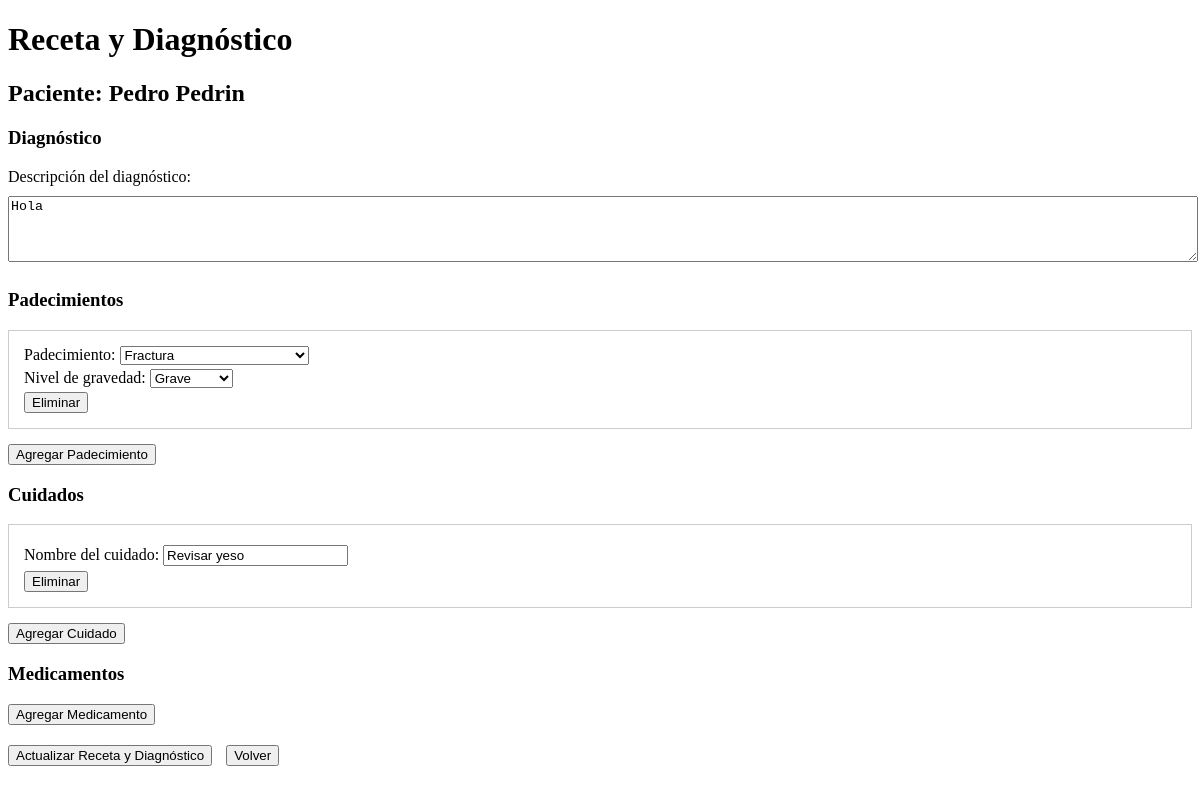
/doctor/receta-paciente/1/ (signed in), run on the app's committed database.
### usuarioJefa/models.py (models this page shows, shortened)
class Paciente(models.Model):
    SEXO_CHOICES = [
        ('M', 'Masculino'),
        ('F', 'Femenino'),
    ]
    ESTADO_CHOICES = [
        ('ACTIVO', 'Activo'),
        ('INACTIVO', 'Inactivo'),
    ]
    nombres = models.CharField(max_length=100)
    apellidos = models.CharField(max_length=100)
    fecha_nacimiento = models.DateField()
    sexo = models.CharField(max_length=1, choices=SEXO_CHOICES)
    num_seguridad_social = models.CharField(max_length=20, unique=True)
    fecha_ingreso = models.DateTimeField(default=timezone.now)
    estado = models.CharField(max_length=10, choices=ESTADO_CHOICES, default='ACTIVO')
    area = models.ForeignKey(AreaEspecialidad, on_delete=models.PROTECT)
    doctor_actual = models.ForeignKey(
        Usuarios,
        on_delete=models.SET_NULL,
        null=True,
        related_name='pacientes_doctor',
        limit_choices_to={'tipoUsuario': 'DR'}
    )
    enfermero_actual = models.ForeignKey(
        Usuarios,
        on_delete=models.SET_NULL,
        null=True,
        related_name='pacientes_enfermero',
        limit_choices_to={'tipoUsuario': 'EN'}
    )
    hospital_origen = models.ForeignKey(Hospital, on_delete=models.SET_NULL, null=True, blank=True)
    esta_activo = models.BooleanField(default=True)
    fecha_alta = models.DateTimeField(null=True, blank=True)

### usuarioDoctor/models.py (models this page shows, shortened)
class Diagnostico(models.Model):
    NIVELES_GRAVEDAD = [
        (1, 'Leve'),
        (2, 'Moderado'),
        (3, 'Grave')
    ]
    paciente = models.ForeignKey(Paciente, on_delete=models.CASCADE, related_name='diagnosticos')
    doctor = models.ForeignKey(
        Usuarios,
        on_delete=models.PROTECT,
        limit_choices_to={'tipoUsuario': 'DR'}
    )
    descripcion = models.TextField()
    cuidados_especificos = models.TextField()
    fecha_creacion = models.DateTimeField(auto_now_add=True)
    fecha_modificacion = models.DateTimeField(auto_now=True)
    aprobado_por_jefa = models.BooleanField(default=False)
    activo = models.BooleanField(default=True)
    class Meta:
        ordering = ['-fecha_creacion']

class RecetaPadecimiento(models.Model):
    receta = models.ForeignKey(Receta, on_delete=models.CASCADE, related_name='padecimientos')
    padecimiento = models.ForeignKey(Padecimiento, on_delete=models.PROTECT)
    nivel_gravedad = models.IntegerField(choices=Diagnostico.NIVELES_GRAVEDAD)

class Padecimiento(models.Model):
    nombre = models.CharField(max_length=200)
    descripcion = models.TextField(null=True, blank=True)
    activo = models.BooleanField(default=True)  # Para poder desactivar padecimientos sin eliminarlos
    class Meta:
        ordering = ['nombre']  # Para que aparezcan ordenados alfabéticamente

class RecetaCuidado(models.Model):
    receta = models.ForeignKey(Receta, on_delete=models.CASCADE, related_name='cuidados')
    cuidado = models.ForeignKey(Cuidado, on_delete=models.PROTECT)
    completado = models.BooleanField(default=False)
    fecha_completado = models.DateTimeField(null=True, blank=True)
    completado_por = models.ForeignKey(
        'login.Usuarios',
        null=True,
        blank=True,
        on_delete=models.SET_NULL,
        limit_choices_to={'tipoUsuario': 'EN'}
    )

class Cuidado(models.Model):
    nombre = models.CharField(max_length=200)
    class Meta:
        verbose_name = 'Cuidado'
        verbose_name_plural = 'Cuidados'

### usuarioDoctor/views.py (the view, shortened to what this page needs)
@login_required
def receta_paciente(request, paciente_id):
    paciente = get_object_or_404(Paciente, id=paciente_id)
    receta_actual = Receta.objects.filter(
        paciente=paciente,
        activa=True
    ).select_related('diagnostico').first()
    context = {
        'paciente': paciente,
        'medicamentos': Medicamento.objects.filter(cantidad_disponible__gt=0),
        'niveles_gravedad': Diagnostico.NIVELES_GRAVEDAD,
        'receta_actual': receta_actual,
        'padecimientos_disponibles': Padecimiento.objects.filter(activo=True)  # Añadido
    }
    if receta_actual:
        context.update({
            'padecimientos': RecetaPadecimiento.objects.filter(receta=receta_actual).select_related('padecimiento'),
            'cuidados': RecetaCuidado.objects.filter(receta=receta_actual).select_related('cuidado'),
            'detalles_medicamentos': DetalleReceta.objects.filter(receta=receta_actual).select_related('medicamento'),
            'diagnostico': receta_actual.diagnostico,
        })
    return render(request, 'usuarioDoctor/receta_paciente.html', context)

### usuarioDoctor/templates/usuarioDoctor/Receta_paciente.html (shortened to what this page needs)
<!DOCTYPE html>
<html lang="es">
<head>
</head>
<body>
    <h1>Receta y Diagnóstico</h1>
    <h2>Paciente: {{ paciente.nombres }} {{ paciente.apellidos }}</h2>
    <form method="POST" id="recetaForm">
        <div class="seccion-diagnostico">
            <h3>Diagnóstico</h3>
            <div>
                <label for="descripcion">Descripción del diagnóstico:</label><br>
                <textarea name="descripcion_diagnostico" id="descripcion" rows="4" required>{% if diagnostico %}{{ diagnostico.descripcion }}{% endif %}</textarea>
            </div>
        </div>
<div class="seccion-padecimientos">
    <h3>Padecimientos</h3>
    <div id="padecimientos-container">
        {% if padecimientos %}
            {% for padecimiento in padecimientos %}
                <div class="padecimiento-row">
                    <div>
                        <label>Padecimiento:</label>
                        <select name="padecimientos[]" required>
                            {% for pad in padecimientos_disponibles %}
                                <option value="{{ pad.id }}" {% if pad.id == padecimiento.padecimiento.id %}selected{% endif %}>
                                    {{ pad.nombre }}
                                </option>
                            {% endfor %}
                        </select>
                    </div>
                    <div>
                        <label>Nivel de gravedad:</label>
                        <select name="niveles_gravedad[]" required>
                            {% for nivel in niveles_gravedad %}
                                <option value="{{ nivel.0 }}" {% if nivel.0 == padecimiento.nivel_gravedad %}selected{% endif %}>
                                    {{ nivel.1 }}
                                </option>
                            {% endfor %}
                        </select>
                    </div>
                    <button type="button" onclick="eliminarPadecimiento(this)">Eliminar</button>
                </div>
            {% endfor %}
        {% endif %}
    </div>
    <button type="button" onclick="agregarPadecimiento()">Agregar Padecimiento</button>
</div>
        <div class="seccion-cuidados">
            <h3>Cuidados</h3>
            <div id="cuidados-container">
                {% if cuidados %}
                    {% for cuidado in cuidados %}
                        <div class="cuidado-row">
                            <div>
                                <label>Nombre del cuidado:</label>
                                <input type="text" name="cuidados[]" required value="{{ cuidado.cuidado.nombre }}">
                            </div>
                            <button type="button" onclick="eliminarCuidado(this)">Eliminar</button>
                        </div>
                    {% endfor %}
                {% endif %}
            </div>
            <button type="button" onclick="agregarCuidado()">Agregar Cuidado</button>
        </div>
        <div class="seccion-medicamentos">
            <h3>Medicamentos</h3>
            <button type="button" onclick="agregarMedicamento()">Agregar Medicamento</button>
        </div>
        <div style="margin-top: 20px;">
            {% if receta_actual %}
                <button type="submit">Actualizar Receta y Diagnóstico</button>
            {% else %}
                <button type="submit">Crear Receta y Diagnóstico</button>
            {% endif %}
            <a href="{% url 'doctor:pacientes_doctor' %}" style="margin-left: 10px;">
                <button type="button">Volver</button>
            </a>
        </div>
    </form>
</body>
</html>

### usuarioDoctor/templates/usuarioDoctor/Receta_paciente.html (style rules this page uses)
.padecimiento-row, .medicamento-row, .cuidado-row { margin: 15px 0; padding: 15px; border: 1px solid #ccc; }
label { display: inline-block; margin-bottom: 5px; }
input, textarea { margin: 5px 0; }
textarea { width: 100%; min-height: 60px; }

### data on the page
Paciente: nombres "Pedro", apellidos "Pedrin"
Diagnostico: descripcion_diagnostico "Hola"
RecetaPadecimiento: padecimiento.nombre "Fractura", nivel_gravedad "Grave"
RecetaCuidado: cuidado.nombre "Revisar yeso"
